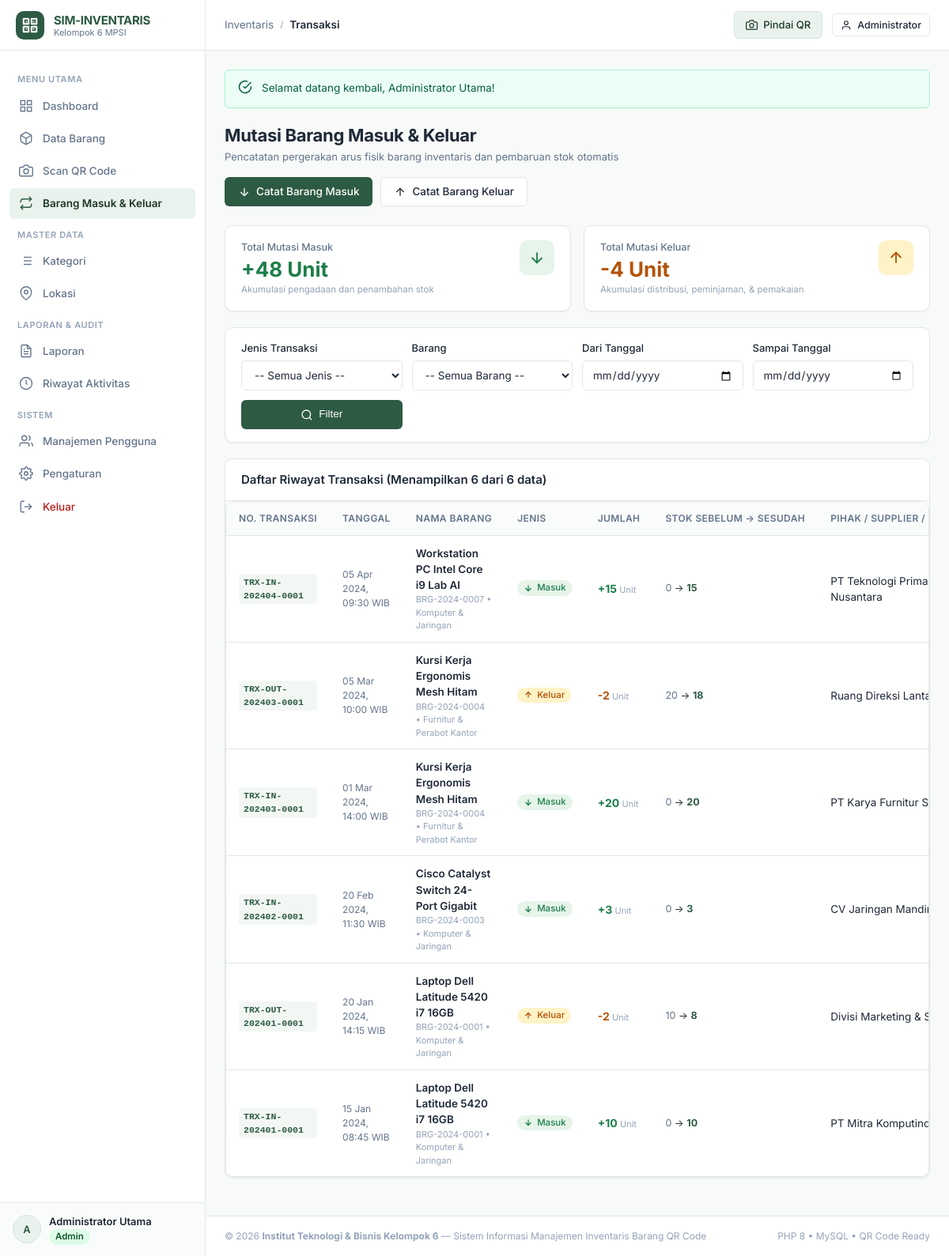
Screenshot of /transactions/index.php (signed in) with the database file from the repository.
### tables this page shows
CREATE TABLE `item_transactions` (
  `id` INT AUTO_INCREMENT PRIMARY KEY,
  `transaction_code` VARCHAR(50) NOT NULL UNIQUE,
  `item_id` INT NOT NULL,
  `transaction_type` ENUM('Masuk', 'Keluar') NOT NULL,
  `quantity` INT NOT NULL,
  `stock_before` INT NOT NULL,
  `stock_after` INT NOT NULL,
  `transaction_date` DATETIME NOT NULL,
  `user_id` INT NULL,
  `recipient_or_supplier` VARCHAR(150) NULL,
  `notes` TEXT NULL,
  `created_at` TIMESTAMP DEFAULT CURRENT_TIMESTAMP,
  CONSTRAINT `fk_trx_item` FOREIGN KEY (`item_id`) REFERENCES `items` (`id`) ON DELETE CASCADE ON UPDATE CASCADE,
  CONSTRAINT `fk_trx_user` FOREIGN KEY (`user_id`) REFERENCES `users` (`id`) ON DELETE SET NULL ON UPDATE CASCADE
);

CREATE TABLE `items` (
  `id` INT AUTO_INCREMENT PRIMARY KEY,
  `item_code` VARCHAR(50) NOT NULL UNIQUE,
  `name` VARCHAR(150) NOT NULL,
  `category_id` INT NOT NULL,
  `location_id` INT NOT NULL,
  `quantity` INT NOT NULL DEFAULT 0,
  `unit` VARCHAR(30) NOT NULL DEFAULT 'Unit',
  `item_condition` ENUM('Baik', 'Rusak Ringan', 'Rusak Berat') NOT NULL DEFAULT 'Baik',
  `status` ENUM('Tersedia', 'Dipinjam', 'Habis', 'Dalam Perbaikan', 'Afkir') NOT NULL DEFAULT 'Tersedia',
  `entry_date` DATE NOT NULL,
  `description` TEXT NULL,
  `qr_code_text` VARCHAR(255) NOT NULL,
  `created_by` INT NULL,
  `created_at` TIMESTAMP DEFAULT CURRENT_TIMESTAMP,
  `updated_at` TIMESTAMP DEFAULT CURRENT_TIMESTAMP ON UPDATE CURRENT_TIMESTAMP,
  CONSTRAINT `fk_items_category` FOREIGN KEY (`category_id`) REFERENCES `categories` (`id`) ON UPDATE CASCADE,
  CONSTRAINT `fk_items_location` FOREIGN KEY (`location_id`) REFERENCES `locations` (`id`) ON UPDATE CASCADE,
  CONSTRAINT `fk_items_created_by` FOREIGN KEY (`created_by`) REFERENCES `users` (`id`) ON DELETE SET NULL ON UPDATE CASCADE
);

CREATE TABLE `categories` (
  `id` INT AUTO_INCREMENT PRIMARY KEY,
  `code` VARCHAR(20) NOT NULL UNIQUE,
  `name` VARCHAR(100) NOT NULL,
  `description` TEXT NULL,
  `created_at` TIMESTAMP DEFAULT CURRENT_TIMESTAMP,
  `updated_at` TIMESTAMP DEFAULT CURRENT_TIMESTAMP ON UPDATE CURRENT_TIMESTAMP
);

### config/session.php (called while the page is built, shortened)
<?php
function isLoggedIn(): bool {
    return !empty($_SESSION['user_id']) && !empty($_SESSION['user']);
}
function currentRole(): string {
    return $_SESSION['user']['role_name'] ?? 'guest';
}
function hasRole($roles): bool {
    $roles = is_array($roles) ? $roles : [$roles];
    return in_array(currentRole(), $roles, true);
}
function canEdit(): bool {
    return hasRole(['admin', 'petugas']);
}

### transactions/index.php (the view, shortened to what this page needs)
<?php
require_once __DIR__ . '/../config/session.php';
require_once __DIR__ . '/../config/helpers.php';
$pdo = getDbConnection();
$startDate = trim($_GET['start_date'] ?? '');
$endDate = trim($_GET['end_date'] ?? '');
$page = max(1, (int)($_GET['page'] ?? 1));
$perPage = 10;
$offset = ($page - 1) * $perPage;
$conditions = [];
$params = [];
$whereSql = !empty($conditions) ? 'WHERE ' . implode(' AND ', $conditions) : '';
$countStmt = $pdo->prepare("SELECT COUNT(*) FROM item_transactions t {$whereSql}");
$countStmt->execute($params);
$totalRows = (int)$countStmt->fetchColumn();
$sql = "
    SELECT t.*, i.item_code, i.name as item_name, i.unit, u.full_name as officer_name, c.name as category_name
    FROM item_transactions t
    JOIN items i ON t.item_id = i.id
    JOIN categories c ON i.category_id = c.id
    LEFT JOIN users u ON t.user_id = u.id
    {$whereSql}
    ORDER BY t.transaction_date DESC, t.id DESC
    LIMIT {$perPage} OFFSET {$offset}
";
$stmt = $pdo->prepare($sql);
$stmt->execute($params);
$transactions = $stmt->fetchAll();
$totalInUnits = $pdo->query("SELECT COALESCE(SUM(quantity), 0) FROM item_transactions WHERE transaction_type = 'Masuk'")->fetchColumn();
$totalOutUnits = $pdo->query("SELECT COALESCE(SUM(quantity), 0) FROM item_transactions WHERE transaction_type = 'Keluar'")->fetchColumn();
require_once __DIR__ . '/../includes/header.php';
require_once __DIR__ . '/../includes/sidebar.php';
require_once __DIR__ . '/../includes/navbar.php';
?>
<div class="page-header">
    <div class="page-title">
        <h1>Mutasi Barang Masuk & Keluar</h1>
        <p>Pencatatan pergerakan arus fisik barang inventaris dan pembaruan stok otomatis</p>
    </div>
    <div class="page-actions">
        <?php if (canEdit()): ?>
            <a href="<?= url('transactions/in.php') ?>" class="btn btn-primary">
                <svg width="16" height="16" viewBox="0 0 24 24" fill="none" stroke="currentColor" stroke-width="2"><line x1="12" y1="5" x2="12" y2="19"></line><polyline points="19 12 12 19 5 12"></polyline></svg>
                <span>Catat Barang Masuk</span>
            </a>
            <a href="<?= url('transactions/out.php') ?>" class="btn btn-secondary">
                <svg width="16" height="16" viewBox="0 0 24 24" fill="none" stroke="currentColor" stroke-width="2"><line x1="12" y1="19" x2="12" y2="5"></line><polyline points="5 12 12 5 19 12"></polyline></svg>
                <span>Catat Barang Keluar</span>
            </a>
        <?php endif; ?>
    </div>
</div>
<div class="stats-grid" style="grid-template-columns: repeat(auto-fit, minmax(280px, 1fr)); margin-bottom: 20px;">
    <div class="stat-card">
        <div class="stat-info">
            <span class="stat-label">Total Mutasi Masuk</span>
            <span class="stat-value" style="color: var(--color-success);">+<?= formatNumber($totalInUnits) ?> Unit</span>
            <span class="stat-subtext">Akumulasi pengadaan dan penambahan stok</span>
        </div>
        <div class="stat-icon success">
            <svg viewBox="0 0 24 24" fill="none" stroke="currentColor" stroke-width="2"><line x1="12" y1="5" x2="12" y2="19"></line><polyline points="19 12 12 19 5 12"></polyline></svg>
        </div>
    </div>
    <div class="stat-card">
        <div class="stat-info">
            <span class="stat-label">Total Mutasi Keluar</span>
            <span class="stat-value" style="color: var(--color-warning);">-<?= formatNumber($totalOutUnits) ?> Unit</span>
            <span class="stat-subtext">Akumulasi distribusi, peminjaman, & pemakaian</span>
        </div>
        <div class="stat-icon warning">
            <svg viewBox="0 0 24 24" fill="none" stroke="currentColor" stroke-width="2"><line x1="12" y1="19" x2="12" y2="5"></line><polyline points="5 12 12 5 19 12"></polyline></svg>
        </div>
    </div>
</div>
<div class="filter-card">
    <form method="GET" action="" class="filter-grid">
        <div>
            <label class="form-label" for="type">Jenis Transaksi</label>
            <select id="type" name="type" class="form-select">
                <option value="">-- Semua Jenis --</option>
            </select>
        </div>
        <div>
            <label class="form-label" for="item_id">Barang</label>
            <select id="item_id" name="item_id" class="form-select">
                <option value="">-- Semua Barang --</option>
            </select>
        </div>
        <div>
            <label class="form-label" for="start_date">Dari Tanggal</label>
            <input type="date" id="start_date" name="start_date" class="form-control" value="<?= e($startDate) ?>">
        </div>
        <div>
            <label class="form-label" for="end_date">Sampai Tanggal</label>
            <input type="date" id="end_date" name="end_date" class="form-control" value="<?= e($endDate) ?>">
        </div>
        <div style="display: flex; gap: 8px;">
            <button type="submit" class="btn btn-primary" style="flex: 1;">
                <svg width="15" height="15" viewBox="0 0 24 24" fill="none" stroke="currentColor" stroke-width="2"><circle cx="11" cy="11" r="8"></circle><line x1="21" y1="21" x2="16.65" y2="16.65"></line></svg>
                <span>Filter</span>
            </button>
        </div>
    </form>
</div>
<div class="card">
    <div class="card-header">
        <h2 class="card-title">Daftar Riwayat Transaksi (Menampilkan <?= count($transactions) ?> dari <?= formatNumber($totalRows) ?> data)</h2>
    </div>
    <div class="table-responsive">
        <table class="table">
            <thead>
                <tr>
                    <th>No. Transaksi</th>
                    <th>Tanggal</th>
                    <th>Nama Barang</th>
                    <th>Jenis</th>
                    <th>Jumlah</th>
                    <th>Stok Sebelum &rarr; Sesudah</th>
                    <th>Pihak / Supplier / Penerima</th>
                </tr>
            </thead>
            <tbody>
                <?php if (empty($transactions)): ?>
                    <tr><td colspan="9" style="text-align: center; color: var(--color-text-subtle); padding: 32px;">Belum ada catatan transaksi yang sesuai dengan filter.</td></tr>
                <?php else: ?>
                    <?php foreach ($transactions as $t): ?>
                        <tr>
                            <td><span class="table-code" style="font-size: 11.5px;"><?= e($t['transaction_code']) ?></span></td>
                            <td style="font-size: 12px; color: var(--color-text-muted);"><?= formatDate($t['transaction_date']) ?></td>
                            <td>
                                <div><a href="<?= url('items/detail.php?code=' . urlencode($t['item_code'])) ?>" style="font-weight: 600; color: var(--color-text-main);"><?= e($t['item_name']) ?></a></div>
                                <div style="font-size: 11px; color: var(--color-text-subtle);"><?= e($t['item_code']) ?> &bull; <?= e($t['category_name']) ?></div>
                            </td>
                            <td><?= getTransactionTypeBadge($t['transaction_type']) ?></td>
                            <td>
                                <strong style="font-size: 14px; <?= $t['transaction_type'] === 'Masuk' ? 'color: var(--color-success);' : 'color: var(--color-warning);' ?>">
                                    <?= $t['transaction_type'] === 'Masuk' ? '+' : '-' ?><?= formatNumber($t['quantity']) ?>
                                </strong>
                                <span style="font-size: 11px; color: var(--color-text-subtle);"><?= e($t['unit']) ?></span>
                            </td>
                            <td style="font-size: 12.5px;">
                                <span style="color: var(--color-text-muted);"><?= formatNumber($t['stock_before']) ?></span>
                                &rarr;
                                <strong style="color: var(--color-primary);"><?= formatNumber($t['stock_after']) ?></strong>
                            </td>
                            <td><?= e($t['recipient_or_supplier'] ?: '-') ?></td>
                        </tr>
                    <?php endforeach; ?>
                <?php endif; ?>
            </tbody>
        </table>
    </div>
</div>
<?php require_once __DIR__ . '/../includes/footer.php'; ?>

### config/helpers.php (shortened to what this page needs)
<?php
require_once __DIR__ . '/session.php';
function e(?string $string): string {
    return htmlspecialchars($string ?? '', ENT_QUOTES, 'UTF-8');
}
function url(string $path = ''): string {
    $path = ltrim($path, '/');
    return BASE_URL . ($path !== '' ? '/' . $path : '');
}
function formatDate(?string $datetime, string $format = 'd M Y, H:i'): string {
    $timestamp = strtotime($datetime);
    $bulanIndo = [
        1 => 'Jan', 2 => 'Feb', 3 => 'Mar', 4 => 'Apr', 5 => 'Mei', 6 => 'Jun',
        7 => 'Jul', 8 => 'Agu', 9 => 'Sep', 10 => 'Okt', 11 => 'Nov', 12 => 'Des'
    ];
    $d = date('d', $timestamp);
    $m = $bulanIndo[(int)date('m', $timestamp)] ?? date('M', $timestamp);
    $y = date('Y', $timestamp);
    $his = date('H:i', $timestamp);
    return "{$d} {$m} {$y}, {$his} WIB";
}
function formatNumber($num): string {
    return number_format((float)$num, 0, ',', '.');
}
function getTransactionTypeBadge(string $type): string {
    if ($type === 'Masuk') {
        return '<span class="badge badge-success"><svg width="12" height="12" viewBox="0 0 24 24" fill="none" stroke="currentColor" stroke-width="2.5"><line x1="12" y1="5" x2="12" y2="19"></line><polyline points="19 12 12 19 5 12"></polyline></svg> Masuk</span>';
    } else {
        return '<span class="badge badge-warning"><svg width="12" height="12" viewBox="0 0 24 24" fill="none" stroke="currentColor" stroke-width="2.5"><line x1="12" y1="19" x2="12" y2="5"></line><polyline points="5 12 12 5 19 12"></polyline></svg> Keluar</span>';
    }
}
function getRoleBadge(string $role): string {
    switch ($role) {
        case 'admin':
            return '<span class="badge badge-admin">Admin</span>';
    }
}

### rows the page displays
item_transactions: transaction_code "TRX-IN-202404-0001", transaction_date "05 Apr 2024, 09:30 WIB", item.name "Workstation PC Intel Core i9 Lab AI", item.item_code "BRG-2024-0007", categories.name "Komputer & Jaringan", transaction_type "Masuk" (drawn), quantity "15", item.unit "Unit", stock_before "0", stock_after "15", recipient_or_supplier "PT Teknologi Prima Nusantara"
item_transactions: transaction_code "TRX-OUT-202403-0001", transaction_date "05 Mar 2024, 10:00 WIB", item.name "Kursi Kerja Ergonomis Mesh Hitam", item.item_code "BRG-2024-0004", categories.name "Furnitur & Perabot Kantor", transaction_type "Keluar" (drawn), quantity "2", item.unit "Unit", stock_before "20", stock_after "18", recipient_or_supplier "Ruang Direksi…"
item_transactions: transaction_code "TRX-IN-202403-0001", transaction_date "01 Mar 2024, 14:00 WIB", item.name "Kursi Kerja Ergonomis Mesh Hitam", item.item_code "BRG-2024-0004", categories.name "Furnitur & Perabot Kantor", transaction_type "Masuk" (drawn), quantity "20", item.unit "Unit", stock_before "0", stock_after "20", recipient_or_supplier "PT Karya Furnitur…"
item_transactions: transaction_code "TRX-IN-202402-0001", transaction_date "20 Feb 2024, 11:30 WIB", item.name "Cisco Catalyst Switch 24-Port Gigabit", item.item_code "BRG-2024-0003", categories.name "Komputer & Jaringan", transaction_type "Masuk" (drawn), quantity "3", item.unit "Unit", stock_before "0", stock_after "3", recipient_or_supplier "CV Jaringan…"
item_transactions: transaction_code "TRX-OUT-202401-0001", transaction_date "20 Jan 2024, 14:15 WIB", item.name "Laptop Dell Latitude 5420 i7 16GB", item.item_code "BRG-2024-0001", categories.name "Komputer & Jaringan", transaction_type "Keluar" (drawn), quantity "2", item.unit "Unit", stock_before "10", stock_after "8", recipient_or_supplier "Divisi Marketing &…"
item_transactions: transaction_code "TRX-IN-202401-0001", transaction_date "15 Jan 2024, 08:45 WIB", item.name "Laptop Dell Latitude 5420 i7 16GB", item.item_code "BRG-2024-0001", categories.name "Komputer & Jaringan", transaction_type "Masuk" (drawn), quantity "10", item.unit "Unit", stock_before "0", stock_after "10", recipient_or_supplier "PT Mitra…"

### other values shown
getSetting('app_name', 'SIM-INVENTARIS') "SIM-INVENTARIS"
substr($user['full_name'] ?? 'U', 0, 1) "A"
$user['full_name'] "Administrator Utama"
$breadcrumbTitle "Transaksi"
explode(' ', $user['full_name'] ?? 'Profil')[0] "Administrator"
$flash['message'] "Selamat datang kembali, Administrator Utama!"
formatNumber($totalInUnits) "48"
formatNumber($totalOutUnits) "4"
count($transactions) "6"
formatNumber($totalRows) "6"
getSetting('institution_name', 'Kelompok 6 MPSI') "Institut Teknologi & Bisnis Kelompok 6"
getSetting('app_title', 'Sistem Informasi Manajemen Inventaris') "Sistem Informasi Manajemen Inventaris Barang QR Code"
